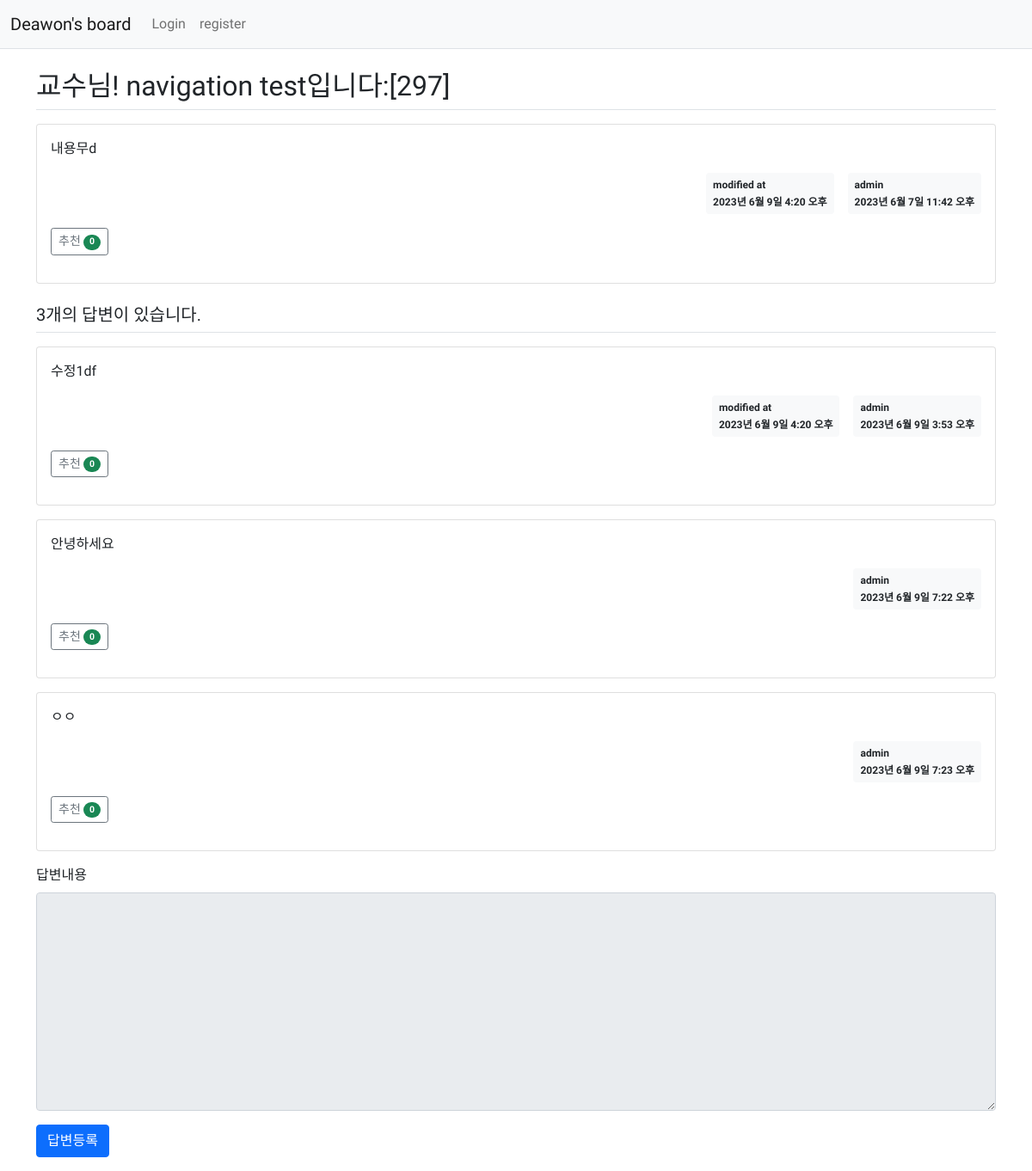
Screenshot of /pybo/301/ with the database file from the repository.
### pybo/models.py (models this page shows, shortened)
class Question(models.Model):
    author = models.ForeignKey(User, on_delete=models.CASCADE, related_name='author_question')
    subject = models.CharField(max_length=200)
    content = models.TextField()
    create_date = models.DateTimeField()
    modify_date = models.DateTimeField(null=True, blank=True)
    voter = models.ManyToManyField(User, related_name='voter_question')  # 추천인 추가

class Answer(models.Model):
    author = models.ForeignKey(User, on_delete=models.CASCADE , related_name='author_answer')
    question = models.ForeignKey(Question, on_delete=models.CASCADE)
    content = models.TextField()
    create_date = models.DateTimeField()
    modify_date = models.DateTimeField(null=True, blank=True)
    voter = models.ManyToManyField(User, related_name='voter_answer')

### pybo/views/base_views.py (the view)
def detail(request, question_id):
    question = get_object_or_404(Question, pk=question_id)
    question = Question.objects.get(id=question_id)
    context = {'question': question}
    return render(request, 'pybo/question_detail.html', context)

### pybo/templatetags/pybo_filter.py (called while the page is built)
@register.filter
def mark(value):
    extensions = ["nl2br", "fenced_code"]
    return mark_safe(markdown.markdown(value, extensions=extensions))

### templates/pybo/question_detail.html (shortened to what this page needs)
{% extends 'base.html' %}
{% load pybo_filter %}
{% block content %}
<div class="container my-3">
    <h2 class="border-bottom py-2">{{ question.subject }}</h2>
    <div class="card my-3">
        <div class="card-body">
            <div class="card-text" >{{ question.content|mark }}</div>
            <div class="d-flex justify-content-end">
                {% if question.modify_date %}
                <div class="badge bg-light text-dark p-2 text-start mx-3">
                    <div class="mb-2">modified at</div>
                    <div>{{ question.modify_date }}</div>
                </div>
                {% endif %}
                <div class="badge bg-light text-dark p-2 text-start">
                    <div class="mb-2">{{ question.author.username }}</div>
                    <div>{{ question.create_date }}</div>
                </div>
            </div>
            <div class="my-3">
                <a href="javascript:void(0)" data-uri="{% url 'pybo:question_vote' question.id  %}"
                   class="recommend btn btn-sm btn-outline-secondary"> 추천
                    <span class="badge rounded-pill bg-success">{{question.voter.count}}</span>
                </a>
            </div>
        </div>
    </div>
    <h5 class="border-bottom my-3 py-2">{{question.answer_set.count}}개의 답변이 있습니다.</h5>
    {% for answer in question.answer_set.all %}
    <div class="card my-3">
        <div class="card-body">
            <div class="card-text" >{{ answer.content|mark }}</div>
            <div class="d-flex justify-content-end">
                {% if answer.modify_date %}
                <div class="badge bg-light text-dark p-2 text-start mx-3">
                    <div class="mb-2">modified at</div>
                    <div>{{ answer.modify_date }}</div>
                </div>
                {% endif %}
                <div class="badge bg-light text-dark p-2 text-start">
                    <div class="mb-2">{{ answer.author.username }}</div>
                    <div>{{ answer.create_date }}</div>
                </div>
            </div>
             <div class="my-3">
                 <a href="javascript:void(0)" data-uri="{% url 'pybo:question_vote' question.id  %}"
                   class="recommend btn btn-sm btn-outline-secondary"> 추천
                    <span class="badge rounded-pill bg-success">{{question.voter.count}}</span>
                </a>
            </div>
        </div>
    </div>
    {% endfor %}
    <form action="{% url 'pybo:answer_create' question.id %}" method="post" class="my-3">
        <div class="mb-3">
            <label for="content" class="form-label">답변내용</label>
            <textarea {% if not user.is_authenticated %}disabled{% endif %}
                      name="content" id="content" class="form-control" rows="10"></textarea>
        </div>
        <input type="submit" value="답변등록" class="btn btn-primary">
    </form>
</div>
{% endblock %}

### templates/navbar.html (style rules this page uses)
* { font-family: 'Single Day', cursive; }

### templates/base.html (style rules this page uses)
* { font-family: 'Single Day', cursive; }

### rows the page displays
Question: subject "교수님! navigation test입니다:[297]", content|mark "내용무d", modify_date "2023년 6월 9일 4:20 오후", author.username "admin", create_date "2023년 6월 7일 11:42 오후", voter.count "0", answer_set.count "3"
Answer: content|mark "수정1df", modify_date "2023년 6월 9일 4:20 오후", author.username "admin", create_date "2023년 6월 9일 3:53 오후"
Answer: content|mark "안녕하세요", author.username "admin", create_date "2023년 6월 9일 7:22 오후"
Answer: content|mark "ㅇㅇ", author.username "admin", create_date "2023년 6월 9일 7:23 오후"
